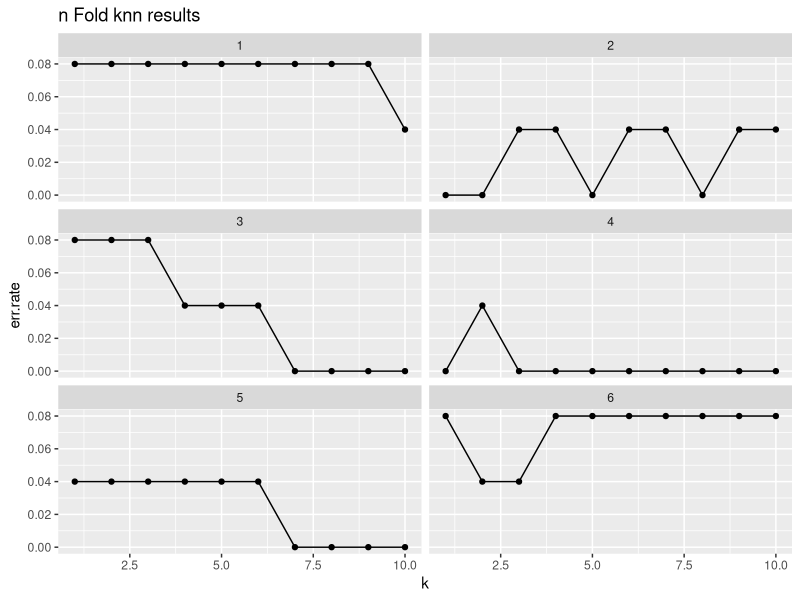

Generate this figure with R:
# load required library
library(class)
library(ggplot2)

#################################################
# PREPROCESSING
#################################################

data <- iris                # create copy of iris dataframe

N <- nrow(data)          # total number of records (150)
n <- 6                  # Set n
n.size <- N/n            # Fold size
n.count <- 1

set.seed(1)        # initialize random seed for consistency
                    # NOTE -- run for various seeds --> need for CV!

rand.index <- sample(1:N, N)   # Randomize data
data <- data[rand.index, ]

labels <- data$Species      # store labels
data$Species <- NULL        # remove labels from feature set (note: could
                            # alternatively use neg indices on column index in knn call)


#################################################
# APPLY MODEL
#################################################
err.rates <- data.frame()  
for (a in 1:n) {
     test.start <- (((a-1) * n.size) + 1)    # Start parameter for indexing folds
     test.end <- (a*n.size)                  # End parameter for indexing folds

     test.index <- test.start:test.end       # One of n folds

     train.data <- data[-test.index, ]       # Training/test split
     test.data <- data[test.index, ]

     train.labels <- as.factor(as.matrix(labels)[-test.index, ])      # extract training set labels
     test.labels <- as.factor(as.matrix(labels)[test.index, ])        # extract test set labels
     
     max.k <- 10
     for (k in 1:max.k)              # perform fit for various values of k
     {
         knn.fit <- knn(train = train.data,          # training set
                         test = test.data,           # test set
                         cl = train.labels,          # true labels
                         k = k                       # number of NN to poll
                    )

         
         print(table(test.labels, knn.fit))          # print confusion matrix

         this.err <- c(n.count, k, sum(test.labels != knn.fit) / length(test.labels))    # store gzn err
         err.rates <- rbind(err.rates, this.err)     # append err to total results
     }
     n.count <- n.count + 1
}



#################################################
# OUTPUT RESULTS
#################################################

names(err.rates) <- c('n', 'k', 'err.rate')        # label columns of err df

err.rates$nk <- paste(err.rates$n, err.rates$k, sep="-")
results <- data.frame(1:nrow(err.rates), err.rates$err.rate)     # create results summary data frame
names(results) <- c('nk.count', 'err.rate') 


#################################################
# VISUALIZATION - ggplot2
#################################################

# create title for results plot
title <- 'n Fold knn results'

# create results plot
results.plot <- ggplot(err.rates, aes(x=k, y=err.rate)) + geom_point() + geom_line() + facet_wrap(~n, nrow=3  )
results.plot <- results.plot + ggtitle(title)

# draw results plot (note need for print stmt inside script to draw ggplot)
print(results.plot)
